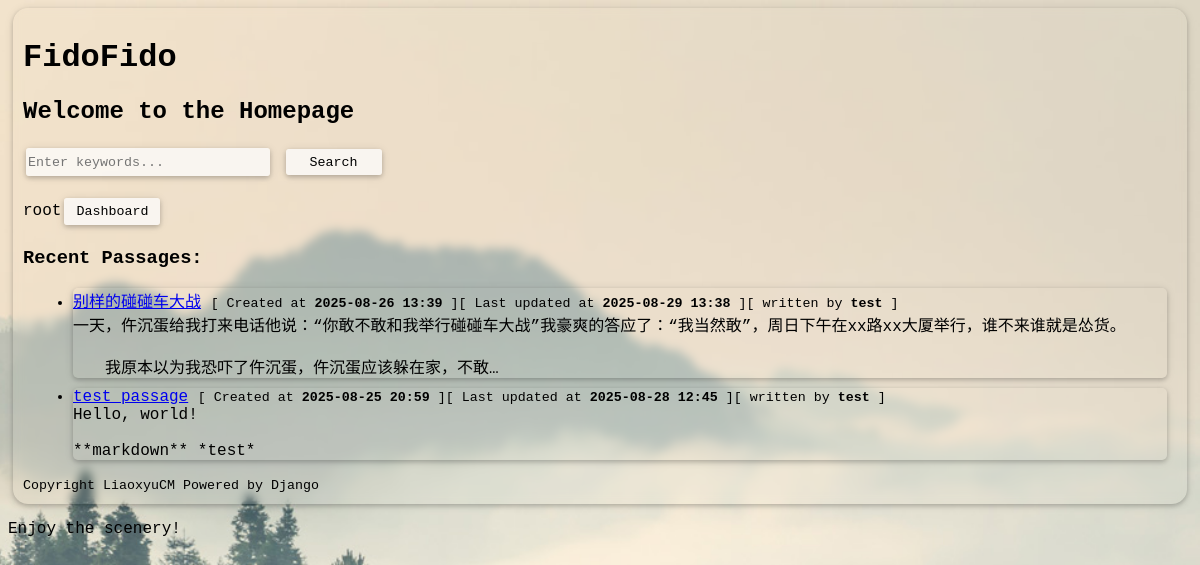
The app's page / (signed in) with its own data.
### passagesharer/models.py (models this page shows, shortened)
class Passage(models.Model):
    title = models.CharField(max_length=200)
    content = models.TextField()
    author = models.ForeignKey(
        settings.AUTH_USER_MODEL,
        on_delete=models.CASCADE,
        related_name='passages'
    )
    created_at = models.DateTimeField(auto_now_add=True)
    last_updated_at = models.DateTimeField(auto_now=True)

### passagesharer/views.py (the view)
# urls.py: path('', views.index, name='index'),  # Redirect root URL to
def index(request: HttpRequest) -> HttpResponse:
    try:
        passages = Passage.objects.order_by('-created_at')[:10]  # Fetch passages ordered by creation date
    except Passage.DoesNotExist:
        return render(request, 'homepage/404.html', status=404, context={"current_path": request.path})
    return render(request, 'homepage/index.html', {'passages': passages, 'is_logged': request.user.is_authenticated, 'username': request.user.get_username()})

### passagesharer/templates/homepage/index.html (shortened to what this page needs)
{% load static %}
<!DOCTYPE html>
<html lang="en">
<head>
    <link rel="stylesheet" href="{% static 'global/css/style.css' %}">
</head>
<body>
    {% block content %}
        <div class="main">
            <h1>FidoFido</h1>
            <h2>Welcome to the Homepage</h2>
            <form method="get" action="{% url 'search_passages' %}">
                <input type="text" name="q" placeholder="Enter keywords..." required>
                <button type="submit">Search</button>
            </form>
            {% if is_logged %}
                <p>{{ username }}<a href="/accounts/dashboard"><button>Dashboard</button></a></p>
            {% else %}
                <ul>
                    <li><a href="/accounts/register"><button>Register</button></a></li>
                    <li><a href="/accounts/login"><button>Login</button></a></li>
                </ul>
            {% endif %}
            <h3>Recent Passages:</h3>
            <ul class="passages_view">
                {% for passage in passages %}
                    <li>
                        <a href="{% url 'detail' passage.id %}">{{ passage.title }}</a>
                        <small>[ Created at <b>{{ passage.created_at|date:'Y-m-d H:i' }}</b> ][ Last updated at <b>{{ passage.last_updated_at|date:'Y-m-d H:i' }}</b> ][ written by <b>{{ passage.author.username }}</b> ]</small>
                        <div>{{ passage.content|truncatechars:100|linebreaksbr|safe }}</div>
                    </li>
                {% empty %}
                    <li>No passages available.</li>
                {% endfor %}
            </ul>
            <small>Copyright LiaoxyuCM Powered by Django</small>
        </div>
    {% endblock %}
    <p>Enjoy the scenery!</p>
    <div class="bg_img_viewer"></div>
</body>
</html>

### passagesharer/static/global/css/style.css (style rules this page uses)
* { font-family: 'Courier New', Courier, monospace; }
body { background: #a8ff78; background-image: url('/static/global/image/wallpaper_day.jpg'); background-attachment: fixed; background-position: center; background-repeat: no-repeat; background-size: cover; }
div.main { background-color: rgba(0, 0, 0, 0); backdrop-filter: blur(5px); -webkit-backdrop-filter: blur(5px); margin: 5px; padding: 10px; border-radius: 15px; box-shadow: 0 2px 5px rgba(0, 0, 0, 0.2), 0 1px 10px rgba(0, 0, 0, 0.1); }
button, input[type="text"], input[type="email"], input[type="password"] { height: 2em; border: none; background-color: rgba(252, 252, 252, 0.75); color: black; box-shadow: 0 2px 5px rgba(0, 0, 0, 0.2), 0 1px 10px rgba(0, 0, 0, 0.1); backdrop-filter: blur(20px); -webkit-backdrop-filter: blur(20px); transition: .3s all ease-in-out; margin: 3px; }
button { cursor: pointer; width: 6rem; }
button::after { content: ""; position: absolute; top: 0; left: 0; width: 10px; height: 100%; border-radius: 5px; background-color: #FCFCFC; z-index: -114514; filter: blur(5px); }
button, input, textarea { border-radius: 3px; }
input[type="text"], input[type="email"], input[type="password"] { width: 15rem; }
ul.passages_view li { position: relative; margin: 10px; border-radius: 5px; backdrop-filter: blur(5px); -webkit-backdrop-filter: blur(5px); box-shadow: 0 2px 5px rgba(0, 0, 0, 0.2), 0 1px 10px rgba(0, 0, 0, 0.1); transition: all 0.3s ease-in-out; }
ul.passages_view li::after { content: ""; position: absolute; top: 0; left: 0; width: 10px; height: 100%; border-radius: 5px; background-color: #FCFCFC; z-index: -114514; filter: blur(5px); }
form { margin: 0; }

### records on screen
Passage: title "别样的碰碰车大战", created_at "2025-08-26 13:39", last_updated_at "2025-08-29 13:38", author.username "test", content "一天，仵沉蛋给我打来电话他说：“你敢不敢和我举行碰碰车大战”我豪爽的答应了：“我当然敢”，周日下午在xx路xx大厦举行，谁不来谁就是怂货。 我原本以为我恐吓了仵沉蛋，仵沉蛋应该躲在家，不敢…"
Passage: title "test passage", created_at "2025-08-25 20:59", last_updated_at "2025-08-28 12:45", author.username "test", content "Hello, world! **markdown** *test*"

### other values on screen
{{ username }} "root"
